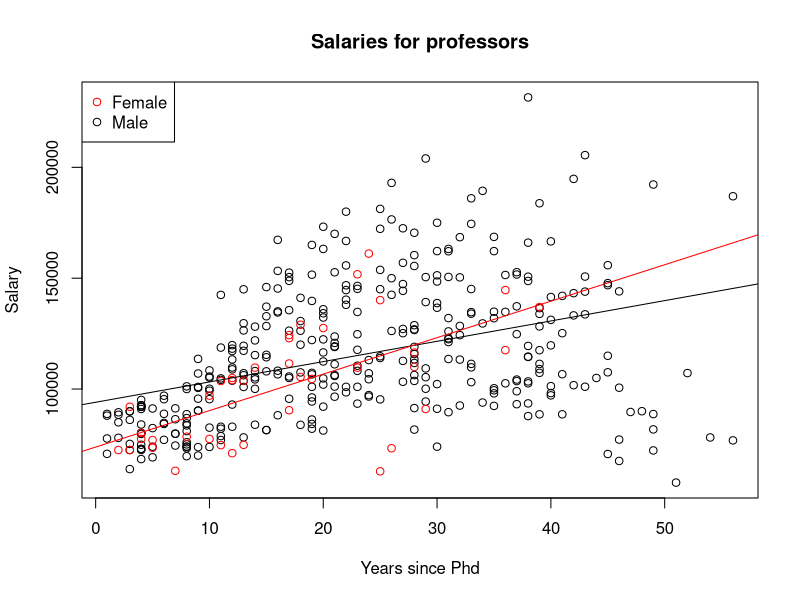
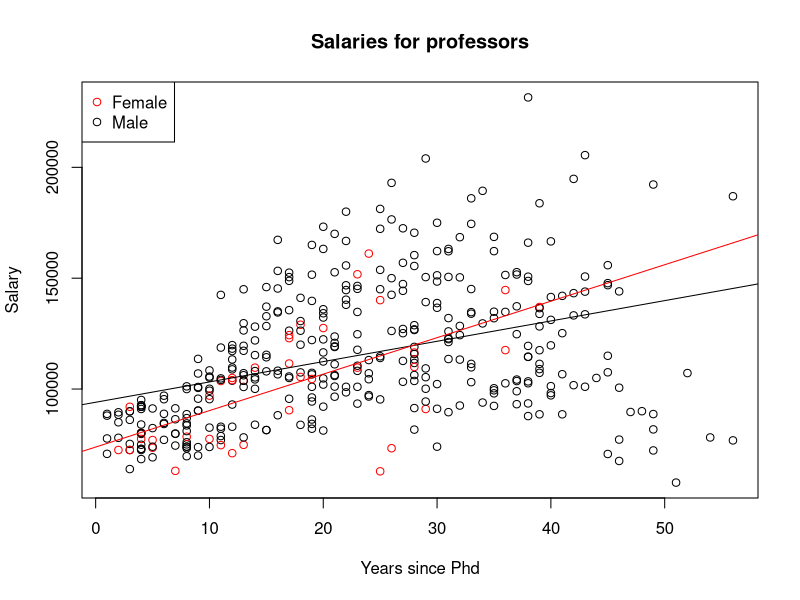

These charts were generated, in order, by the following R code: (Note: this script raises an error after producing the figures.)
## ---- chunk 1
library(car)
library(dplyr)
library(tidyr)
library(tibble)
## ---- chunk 2
males <- Salaries %>% filter(sex=="Male")
females <- Salaries %>% filter(sex=="Female")
scatterplot <- plot(males$yrs.since.phd,males$salary,col="black",xlab="Years since Phd",ylab="Salary",main="Salaries for professors")
points(females$yrs.since.phd,females$salary,col="red")
legend("topleft",levels(Salaries$sex),col=c("red","black"),pch=1)
abline(lm(males$salary~males$yrs.since.phd),col="black")
abline(lm(females$salary~females$yrs.since.phd),col="red")
## ---- chunk 3
palette(c("red","black"))
scatterplot <-plot(Salaries$yrs.since.phd,Salaries$salary,col=Salaries$sex,xlab="Years since Phd",ylab="Salary",main="Salaries for professors")
legend("topleft",levels(Salaries$sex),col=c("red","black"),pch=1)
abline(lm(Salaries[Salaries$sex=="Male",]$salary~Salaries[Salaries$sex=="Male",]$yrs.since.phd),col="black")
abline(lm(Salaries[Salaries$sex=="Female",]$salary~Salaries[Salaries$sex=="Female",]$yrs.since.phd),col="red")
## ---- chunk 4
ranksex <- Salaries %>% group_by(rank,sex) %>% summarise_all(funs(mean,sd))
rankmeans <- ranksex %>% select(rank,sex,salary_mean) %>% spread(rank,salary_mean) %>% remove_rownames %>% column_to_rownames("sex") %>% as.matrix
ranksd <- ranksex %>% select(rank,sex,salary_sd) %>% spread(rank,salary_sd) %>% remove_rownames %>% column_to_rownames("sex") %>% as.matrix
rankplot <- barplot(rankmeans,names=colnames(rankmeans),beside=T,col=c("red","black"),ylim=(c(0,180000)),xlab="Rank",ylab="Salary")
legend("topleft",rownames(rankmeans),fill=c("red","black"))
arrows(rankplot[1,],rankmeans[1,],rankplot[1,],rankmeans[1,]+ranksd[1,],code=2,angle=90,length=0.05)
arrows(rankplot[2,],rankmeans[2,],rankplot[2,],rankmeans[2,]+ranksd[2,],code=2,angle=90,length=0.05)
box(bty="o")
## ---- chunk 5
discsex <- Salaries %>% group_by(discipline,sex) %>% summarise_all(funs(mean,sd))
discmeans <- discsex %>% select(discipline,sex,salary_mean) %>% spread(discipline,salary_mean) %>% remove_rownames %>% column_to_rownames("sex") %>% as.matrix
discsd <- discsex %>% select(discipline,sex,salary_sd) %>% spread(discipline,salary_sd) %>% remove_rownames %>% column_to_rownames("sex") %>% as.matrix
discplot <- barplot(discmeans,names=colnames(discmeans),beside=T,col=c("red","black"),ylim=(c(0,180000)),xlab="Discipline",ylab="Salary")
arrows(discplot[1,],discmeans[1,],discplot[1,],discmeans[1,]+discsd[1,],code=2,angle=90,length=0.05)
arrows(discplot[2,],discmeans[2,],discplot[2,],discmeans[2,]+discsd[2,],code=2,angle=90,length=0.05)
box(bty="o")
## ---- chunk 6
layout(matrix(c(1,1,2,3),2,2,byrow=TRUE))
#set the margins
par(mai=c(0.7,0.7,0.3,0.5))

#Add first plot:
scatterplot <- plot(males$yrs.since.phd,males$salary,col="black",xlab="Years since Phd",ylab="Salary",main="Salaries for professors")
points(females$yrs.since.phd,females$salary,col="red")
legend("topleft",levels(Salaries$sex),col=c("red","black"),pch=1)
abline(lm(males$salary~males$yrs.since.phd),col="black")
abline(lm(females$salary~females$yrs.since.phd),col="red")
mtext(text = "A",side = 3,outer = FALSE,line = 0,adj = 0)

#Add second plot:
rankplot <- barplot(rankmeans,names=colnames(rankmeans),beside=T,col=c("red","black"),ylim=(c(0,180000)),xlab="Rank",ylab="Salary")
legend("topleft",rownames(rankmeans),fill=c("red","black"))
arrows(rankplot[1,],rankmeans[1,],rankplot[1,],rankmeans[1,]+ranksd[1,],code=2,angle=90,length=0.05)
arrows(rankplot[2,],rankmeans[2,],rankplot[2,],rankmeans[2,]+ranksd[2,],code=2,angle=90,length=0.05)
box(bty="o")
mtext(text = "B",side = 3,outer = FALSE,line = 0,adj = 0)


#Add third plot:
discplot <- barplot(discmeans,names=colnames(discmeans),beside=T,col=c("red","black"),ylim=(c(0,180000)),xlab="Discipline",ylab="Salary")
arrows(discplot[1,],discmeans[1,],discplot[1,],discmeans[1,]+discsd[1,],code=2,angle=90,length=0.05)
arrows(discplot[2,],discmeans[2,],discplot[2,],discmeans[2,]+discsd[2,],code=2,angle=90,length=0.05)
box(bty="o")
mtext(text = "C",side = 3,outer = FALSE,line = 0,adj = 0)
## ---- chunk 7
# Exercise 1
m_male <- lm(salary~yrs.service,Salaries,subset=sex=="Male")
m_female <- lm(salary~yrs.service,Salaries,subset=sex=="Female")


plot(salary~yrs.service,Salaries,col=c("red","black")[Salaries$sex],
     xlab="Years since Phd",ylab="Salary",main="Salaries for professors",pch=16)
abline(m_male)
abline(m_female,col="red")
legend("topleft",legend=c("Male","Female"),col=c("black","red"),pch=16,bty="n")

#Exercise 2
bp1 <- barplot(rankmeans,names=ranksex$rank,beside=TRUE,col=rep(c("red","black"),3),ylim=c(0,180000),
        xlab="Rank",ylab="Salary")
legend("topleft",legend=c("male","female"),fill=c("black","red"),bty="n")
arrows(bp1,ranksex$mean,bp1,ranksex$mean + ranksex$sd,angle=90)
box()

#Exercise 3
bp1 <- barplot(discmeans,beside=TRUE,col=rep(c("red","black"),3),xlab="Discipline",ylab="Salary",ylim=c(0,180000))
arrows(bp1,discmeans,bp1,discmeans + discsd,angle=90)
box()

#Exercise 4
layout(matrix(c(1,1,2,3),byrow = TRUE,ncol=2))
par(mai=c(0.7,0.5,0.2,0.5))
plot(salary~yrs.service,Salaries,col=c("red","black")[Salaries$sex],
     xlab="Years since Phd",ylab="Salary",main="Salaries for professors",pch=16)
abline(m_male)
abline(m_female,col="red")
legend("topleft",legend=c("Male","Female"),col=c("black","red"),pch=16,bty="n")

par(mai=c(0.5,0.5,0,0.5))
bp1 <- barplot(rankmeans,names=ranksex$rank,beside=TRUE,col=rep(c("red","black"),3),ylim=c(0,180000),
        xlab="Rank",ylab="Salary")
legend("topleft",legend=c("male","female"),fill=c("black","red"),bty="n")
arrows(bp1,ranksex$mean,bp1,ranksex$mean + ranksex$sd,angle=90)
box()

bp1 <- barplot(discmeans,beside=TRUE,col=rep(c("red","black"),3),xlab="Discipline",ylab="Salary",ylim=c(0,180000))
arrows(bp1,discmeans,bp1,discmeans + discsd,angle=90)
box()
